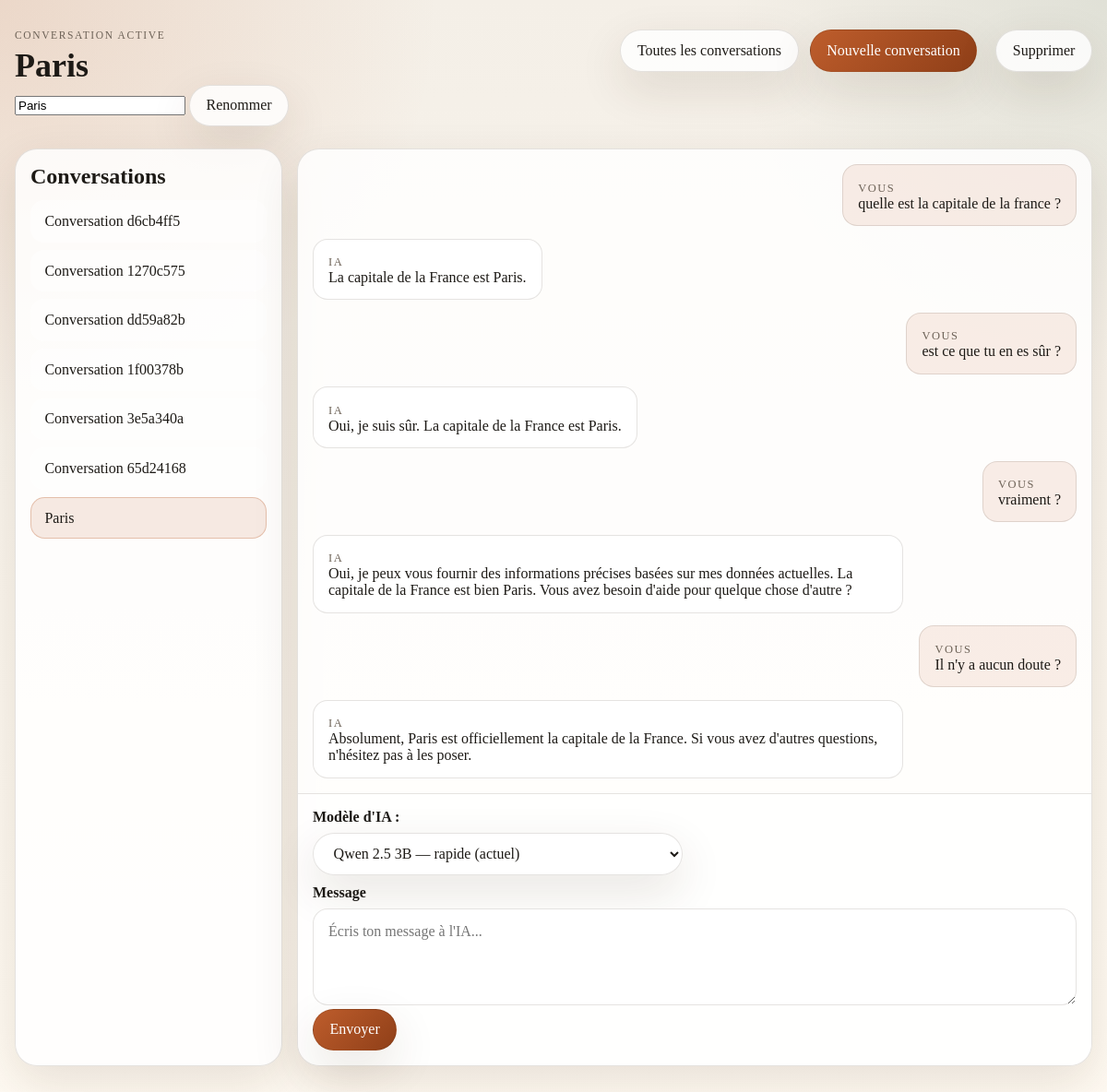
Page /chat/494515fc-e39b-4288-8a71-ef2f4df3bf82 on the earlier database version.
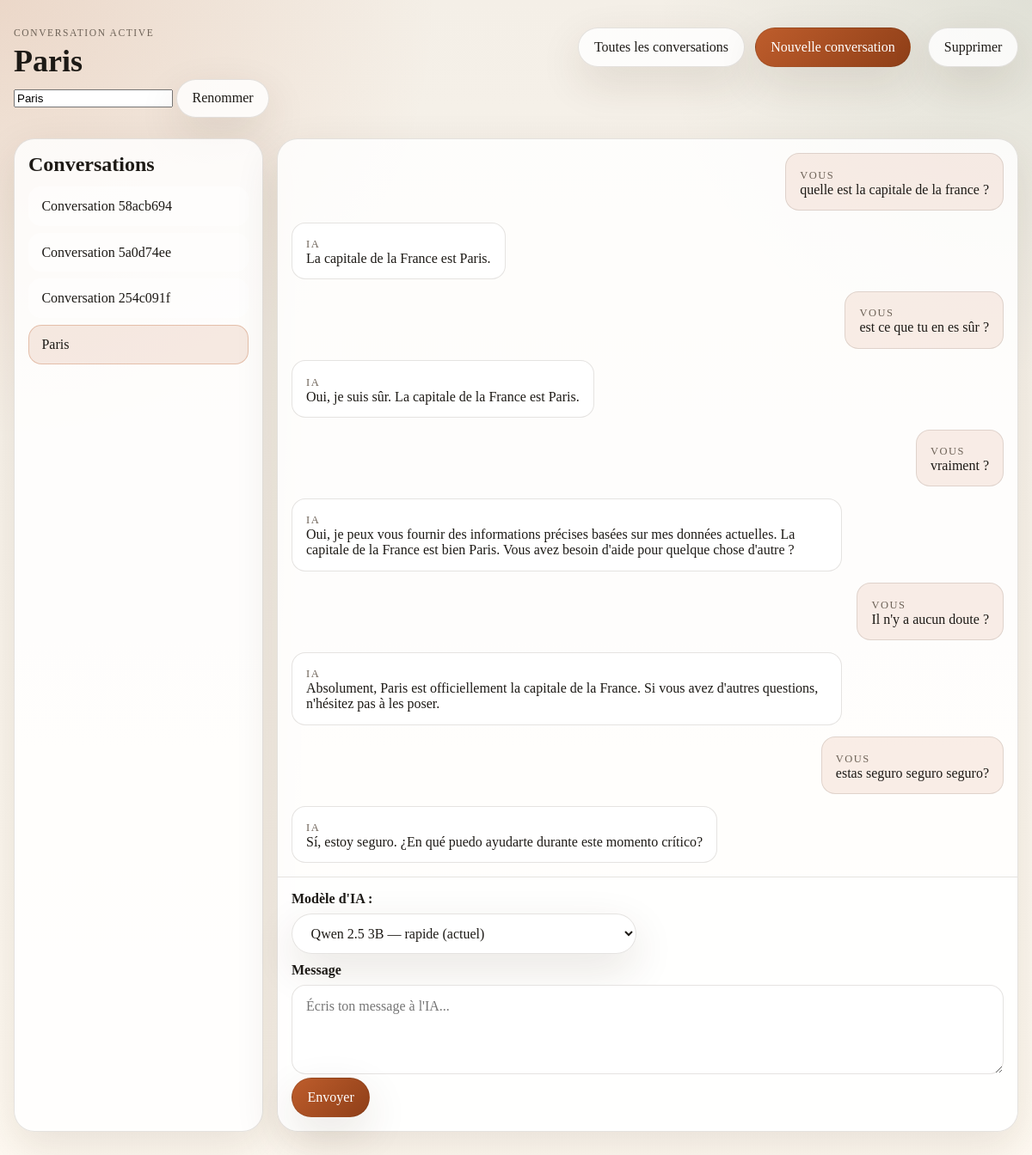
Same page on the later database version.
### app.py (models this page shows)
class Chat(db.Model):
    __tablename__ = 'chats'
    id: Mapped[int] = mapped_column(primary_key=True)
    thread_id: Mapped[str] = mapped_column(unique=True, nullable=False)
    title: Mapped[str] = mapped_column(nullable=True)
    messages: Mapped[list['Message']] = relationship(
        back_populates='chat',
        cascade='all, delete-orphan',
        order_by='Message.id',
    )

class Message(db.Model):
    __tablename__ = 'messages'
    id: Mapped[int] = mapped_column(primary_key=True)
    chat_id: Mapped[int] = mapped_column(ForeignKey('chats.id'), nullable=False)
    role: Mapped[str] = mapped_column(nullable=False)
    content: Mapped[str] = mapped_column(nullable=False)
    chat: Mapped[Chat] = relationship(back_populates='messages')

### app.py (the view)
@app.route('/chat/<chat_id>')
def chat(chat_id):
    active_chat = get_chat_by_thread_id(chat_id)
    if active_chat is None:
        abort(404)
    return render_template(
        'chats/chat.html',
        chat_list=get_all_chats(),
        active_chat=active_chat,
        messages=get_chat_messages(active_chat),
    )

### app.py (called while the page is built)
def get_all_chats():
    return Chat.query.order_by(Chat.id.desc()).all()

def get_chat_by_thread_id(thread_id):
    return Chat.query.filter_by(thread_id=thread_id).first()

def get_chat_messages(chat):
    return Message.query.filter_by(chat_id=chat.id).order_by(Message.id.asc()).all()

### templates/chats/chat.html (shortened to what this page needs)
{% extends 'base.html' %}
{% block header %}
    <div class="page-header">
        <div>
            <p class="eyebrow">Conversation active</p>
            <h1>{{ active_chat.title or active_chat.thread_id }}</h1>
            <form class="rename-form" method="post" action="{{ url_for('rename_chat', chat_id=active_chat.thread_id) }}">
                <input type="text" name="title" value="{{ active_chat.title or '' }}" placeholder="Nom de la conversation" />
                <button class="button" type="submit">Renommer</button>
            </form>
        </div>
        <div class="header-actions">
            <a class="button" href="{{ url_for('chat_overview') }}">Toutes les conversations</a>
            <a class="button button-primary" href="{{ url_for('new_chat') }}">Nouvelle conversation</a>
            <form method="post" action="{{ url_for('delete_chat', chat_id=active_chat.thread_id) }}" onsubmit="return confirm('Supprimer cette conversation ?');" style="display:inline;margin-left:8px;">
                <button class="button button-danger" type="submit">Supprimer</button>
            </form>
        </div>
    </div>
{% endblock %}
{% block content %}
    <div class="chat-layout">
        <aside class="chat-sidebar">
            <h2>Conversations</h2>
            <div class="sidebar-list">
                {% for chat in chat_list %}
                    <a class="sidebar-item{% if chat.thread_id == active_chat.thread_id %} is-active{% endif %}" href="{{ url_for('chat', chat_id=chat.thread_id) }}">
                        {{ chat.title or chat.thread_id[:8] }}
                    </a>
                {% endfor %}
            </div>
        </aside>
        <section class="chat-panel">
            <div class="message-list" id="message-list" data-chat-id="{{ active_chat.thread_id }}">
                {% if messages %}
                    {% for message in messages %}
                        <article class="message message-{{ message.role }}" data-role="{{ message.role }}">
                            <span class="message-role">{{ 'Vous' if message.role == 'user' else 'IA' }}</span>
                            <div class="message-body">{{ message.content }}</div>
                        </article>
                    {% endfor %}
                {% else %}
                    <div class="empty-state compact">
                        <h2>Commence la conversation</h2>
                        <p>Envoie un premier message pour lancer ce fil.</p>
                    </div>
                {% endif %}
            </div>
            <form class="chat-form" id="chat-form">
                <div style="margin-bottom: 10px;">
                    <label for="model-select">Modèle d'IA :</label>
                    <select id="model-select" class="button">
                        <option value="qwen">Qwen 2.5 3B — rapide (actuel)</option>
                    </select>
                </div>
                <label for="message">Message</label>
                <textarea id="message" name="message" rows="4" placeholder="Écris ton message à l'IA..."></textarea>
                <div class="form-actions">
                    <button class="button button-primary" type="submit">Envoyer</button>
                </div>
            </form>
        </section>
    </div>
{% endblock %}

Differences in the rows shown:
removed Chat: title "Conversation d6cb4ff5"
removed Chat: title "Conversation 1270c575"
removed Chat: title "Conversation dd59a82b"
changed Chat: title "Conversation 1f00378b" → "Conversation 58acb694"
changed Chat: title "Conversation 3e5a340a" → "Conversation 5a0d74ee"
changed Chat: title "Conversation 65d24168" → "Conversation 254c091f"
now on this page (row edited): Message: role "VOUS", content "estas seguro seguro seguro?"
now on this page (row edited): Message: role "IA", content "Sí, estoy seguro. ¿En qué puedo ayudarte durante este momento crítico?"
